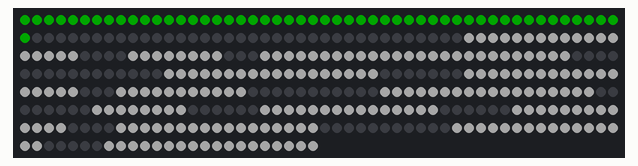
Simulated run of this sketch. Board: Arduino Mega 2560, built with avr-gcc and run on an emulated ATmega2560. Shown: 375 RGB LEDs in strip order, left to right, continuing on the next row. Dim RGB values are drawn brighter than linear.

Above: at 3.9 s.
At 8.4 s:
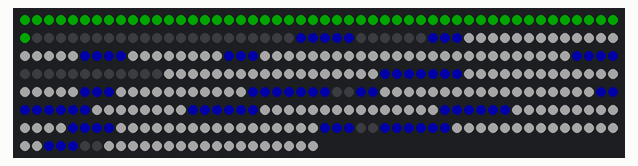
At 11.5 s:
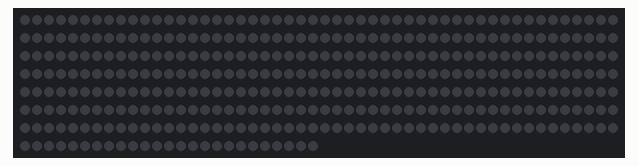

The sketch:

xmas_tree_simple.ino
```cpp
#include <Adafruit_NeoPixel.h>

#define PIN 23
#define N_PIXELS 375
#define N_STARS 14
#define N_KNOBS 24
#define MAZ_BRIGHTNESS 40

Adafruit_NeoPixel strip = Adafruit_NeoPixel(N_PIXELS, PIN, NEO_GRB + NEO_KHZ800);


// Twinkle
float redStates[N_PIXELS];
float blueStates[N_PIXELS];
float greenStates[N_PIXELS];
float Fade = 0.96;


const uint32_t Red = strip.Color(255, 0, 0);
const uint32_t Yellow = strip.Color(255, 255, 0);
const uint32_t Green = strip.Color(0, 255, 0);
const uint32_t Green1 = strip.Color(0, 155, 0);

const uint32_t Blue = strip.Color(0, 0, 255);
const uint32_t White = strip.Color(255, 255, 255);
const uint32_t Dark = strip.Color(0, 0, 0);
const uint32_t Violet = strip.Color(128,0,128);

int body_1[]  = {0,1,2,3,4,5,6,7,8,9,10,11,12,13,14,15,16,17,18,19,20,21,22,23,24,25,26,27,28,29,30,31,32,33,34,35,36,37,38,39,40,41,42,43,44,45,46,47,48,49,50,-1};
int body_2[]  = {0,1,2,3,4,5,6,7,8,9,10,11,12,13,14,15,16,17,18,19,20,21,22,23,24,25,26,27,28,29,30,31,32,33,34,35,36,37,38,39,40,41,42,43,44,45,46,47,48,49,50,72,78,79,80,81,82,83,150,151,152,153,154,155,156,157,158,159,160,161,220,221,-1};

int star_1[]  = {51,52,53,54,55,56,57,58,59,60,61,62,63,64,65,66,67,68,69,70,71,-1};
int star_2[]  = {87,88,89,90,91,92,93,94,95,96,97,98,99,100,101,102,103,104,-1};
int star_3[]  = {109,110,111,112,113,114,115,116,120,121,122,123,124,125,126,127,-1};
int star_4[]  = {128,129,130,131,132,133,134,135,136,137,138,139,140,141,142,143,144,145,-1};
int star_5[]  = {162,163,164,165,166,167,168,169,170,171,172,173,174,175,176,177,178,179,-1};
int star_6[]  = {187,188,189,190,191,192,193,194,195,196,197,198,-1};
int star_7[]  = {199,200,201,202,203,204,208,209,210,211,212,213,214,215,216,217,218,-1};
int star_8[]  = {230,231,232,233,234,235,236,237,238,239,240,241,242,243,244,245,246,247,-1};
int star_9[]  = {256,257,258,259,260,261,262,263,-1};
int star_10[] = {270,271,272,273,274,275,276,277,278,279,280,281,282,283,284,-1};
int star_11[] = {291,292,293,294,295,296,297,298,299,300,301,302,303,308,309,-1};
int star_12[] = {310,311,312,313,314,315,316,317,318,319,320,321,322,323,324,-1};
int star_13[] = {336,336,337,338,339,340,341,342,343,344,345,346,347,348,349,350,351,-1};
int star_14[] = {357,358,359,360,361,362,363,364,365,366,367,368,369,370,371,372,373,374,-1};

int * stars[] = {star_1, star_2, star_3, star_4, star_5, star_6, star_7, star_8, star_9, star_10, star_11, star_12, star_13, star_14};

int knob_1[]  = {73,74,75,76,77,-1};   // ok
int knob_2[]  = {84,85,86,-1};         // ok
int knob_3[]  = {105,106,-1};          //
int knob_4[]  = {107,108,-1};          //
int knob_5[]  = {117,118,119,-1};      //
int knob_6[]  = {146,147,-1};          //
int knob_7[]  = {148,149,-1};          //
int knob_8[]  = {180,181,182,183,-1};  //
int knob_9[]  = {184,185,186,-1};      //
int knob_10[] = {205,206,207,-1};      //
int knob_11[] = {219,220,221,222,223,-1};
int knob_12[] = {224,225,-1};
int knob_13[] = {228,229,-1};
int knob_14[] = {248,249,250,251,-1};
int knob_15[] = {252,253,254,255,-1};
int knob_16[] = {264,265,266,-1};
int knob_17[] = {267,268,269,-1};
int knob_18[] = {285,286,287,-1};
int knob_19[] = {288,289,290,-1};
int knob_20[] = {304,305,306,307,-1};
int knob_21[] = {325,326,327,-1};
int knob_22[] = {330,331,332,-1};
int knob_23[] = {333,334,335,-1};
int knob_24[] = {352,353,354,-1};


int * knobs[] = {knob_1, knob_2, knob_3, knob_4, knob_5, knob_6, knob_7, knob_8, knob_9, knob_10, knob_11, knob_12, knob_13, knob_14, knob_15, knob_16, knob_17, knob_18, knob_19, knob_20, knob_21, knob_22, knob_23, knob_24};

void setup()
{
  delay(2000); // power-up safety delay

  Serial.begin(115200);

  strip.begin();
  strip.setBrightness(MAZ_BRIGHTNESS);

  for (int z = 0 ; z < N_PIXELS ; z++)
  {
    strip.setPixelColor(z,Dark);
  }
  strip.show();

 // strip.setPixelColor(1,Red);
 // strip.setPixelColor(2,Red);

  delay(1000);
}


void loop()
{

  fill_body(Green);
  strip.show();


  for (int i = 1 ; i < N_STARS ; i++)
  {
    fill_star(i, White);
    strip.show();
    delay(50);
  }

  delay(3000);

  for (int i = 0 ; i < N_KNOBS ; i++)
  {
    fill_knob(i, Blue);
    strip.show();
    delay(50);
  }

  delay(3000);

  for (int z = 0 ; z < N_PIXELS ; z++)
  {
    strip.setPixelColor(z,Dark);
  }
  strip.show();

  delay(2000);
}


void fill_body(uint32_t ColorLED)
{
  byte index = 0;
  while (body_1[index] != -1)
  {
    strip.setPixelColor(body_1[index],ColorLED);
    index++;
  }
}


void fill_star(int arrayNum, uint32_t ColorLED)
{
  byte index = 0;
  while (stars[arrayNum][index] != -1)
  {
    strip.setPixelColor(stars[arrayNum][index],ColorLED);
    index++;
  }
}


void fill_knob(int arrayNum, uint32_t ColorLED)
{
  byte index = 0;
  while (knobs[arrayNum][index] != -1)
  {
    strip.setPixelColor(knobs[arrayNum][index],ColorLED);
    index++;
  }
}
```

Measured:
- by itself, everything shown: repeats every 10.5 s, in 38 steps
- what the display in image 1 shows lasts 3.1 s, from 8.4 s to 11.5 s
- what the display in image 2 shows lasts 2.0 s, from 11.5 s to 13.5 s
